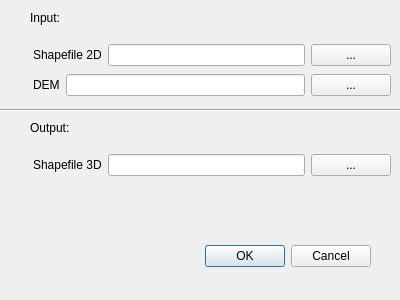
<?xml version="1.0" encoding="UTF-8"?>
<ui version="4.0">
 <class>shp2D3DialogBase</class>
 <widget class="QDialog" name="shp2D3DialogBase">
  <property name="geometry">
   <rect>
    <x>0</x>
    <y>0</y>
    <width>400</width>
    <height>300</height>
   </rect>
  </property>
  <property name="windowTitle">
   <string>shp2D3</string>
  </property>
  <widget class="QDialogButtonBox" name="button_box">
   <property name="geometry">
    <rect>
     <x>30</x>
     <y>240</y>
     <width>341</width>
     <height>32</height>
    </rect>
   </property>
   <property name="orientation">
    <enum>Qt::Horizontal</enum>
   </property>
   <property name="standardButtons">
    <set>QDialogButtonBox::Cancel|QDialogButtonBox::Ok</set>
   </property>
  </widget>
  <widget class="QWidget" name="gridLayoutWidget">
   <property name="geometry">
    <rect>
     <x>20</x>
     <y>40</y>
     <width>371</width>
     <height>31</height>
    </rect>
   </property>
   <layout class="QGridLayout" name="gridLayout">
    <item row="0" column="3">
     <widget class="QPushButton" name="pushButton">
      <property name="text">
       <string>...</string>
      </property>
     </widget>
    </item>
    <item row="0" column="2">
     <widget class="QLineEdit" name="shp_in"/>
    </item>
    <item row="0" column="1">
     <widget class="QLabel" name="label">
      <property name="text">
       <string>Shapefile 2D</string>
      </property>
     </widget>
    </item>
    <item row="0" column="0">
     <widget class="QLabel" name="label_7">
      <property name="text">
       <string>&lt;img src=&quot;:/plugins/sh2D3/icon.png&quot;&gt;</string>
      </property>
     </widget>
    </item>
   </layout>
  </widget>
  <widget class="QWidget" name="gridLayoutWidget_2">
   <property name="geometry">
    <rect>
     <x>20</x>
     <y>70</y>
     <width>371</width>
     <height>31</height>
    </rect>
   </property>
   <layout class="QGridLayout" name="gridLayout_2">
    <item row="0" column="3">
     <widget class="QPushButton" name="pushButton_2">
      <property name="text">
       <string>...</string>
      </property>
     </widget>
    </item>
    <item row="0" column="2">
     <widget class="QLineEdit" name="gdal_in"/>
    </item>
    <item row="0" column="1">
     <widget class="QLabel" name="label_2">
      <property name="text">
       <string>DEM</string>
      </property>
     </widget>
    </item>
    <item row="0" column="0">
     <widget class="QLabel" name="label_8">
      <property name="text">
       <string>&lt;img src=&quot;./add_gdal.svg&quot;&gt;</string>
      </property>
     </widget>
    </item>
   </layout>
  </widget>
  <widget class="QWidget" name="gridLayoutWidget_3">
   <property name="geometry">
    <rect>
     <x>20</x>
     <y>150</y>
     <width>371</width>
     <height>31</height>
    </rect>
   </property>
   <layout class="QGridLayout" name="gridLayout_3">
    <item row="0" column="3">
     <widget class="QPushButton" name="pushButton_3">
      <property name="text">
       <string>...</string>
      </property>
     </widget>
    </item>
    <item row="0" column="2">
     <widget class="QLineEdit" name="shp_out"/>
    </item>
    <item row="0" column="1">
     <widget class="QLabel" name="label_3">
      <property name="text">
       <string>Shapefile 3D</string>
      </property>
     </widget>
    </item>
    <item row="0" column="0">
     <widget class="QLabel" name="label_6">
      <property name="text">
       <string>&lt;img src=&quot;./new_gdal.svg&quot;&gt;</string>
      </property>
     </widget>
    </item>
   </layout>
  </widget>
  <widget class="Line" name="line">
   <property name="geometry">
    <rect>
     <x>0</x>
     <y>100</y>
     <width>401</width>
     <height>20</height>
    </rect>
   </property>
   <property name="orientation">
    <enum>Qt::Horizontal</enum>
   </property>
  </widget>
  <widget class="QLabel" name="label_4">
   <property name="geometry">
    <rect>
     <x>30</x>
     <y>10</y>
     <width>57</width>
     <height>15</height>
    </rect>
   </property>
   <property name="text">
    <string>Input:</string>
   </property>
  </widget>
  <widget class="QLabel" name="label_5">
   <property name="geometry">
    <rect>
     <x>30</x>
     <y>120</y>
     <width>57</width>
     <height>15</height>
    </rect>
   </property>
   <property name="text">
    <string>Output:</string>
   </property>
  </widget>
 </widget>
 <resources/>
 <connections>
  <connection>
   <sender>button_box</sender>
   <signal>accepted()</signal>
   <receiver>shp2D3DialogBase</receiver>
   <slot>accept()</slot>
   <hints>
    <hint type="sourcelabel">
     <x>20</x>
     <y>20</y>
    </hint>
    <hint type="destinationlabel">
     <x>20</x>
     <y>20</y>
    </hint>
   </hints>
  </connection>
  <connection>
   <sender>button_box</sender>
   <signal>rejected()</signal>
   <receiver>shp2D3DialogBase</receiver>
   <slot>reject()</slot>
   <hints>
    <hint type="sourcelabel">
     <x>20</x>
     <y>20</y>
    </hint>
    <hint type="destinationlabel">
     <x>20</x>
     <y>20</y>
    </hint>
   </hints>
  </connection>
 </connections>
</ui>
